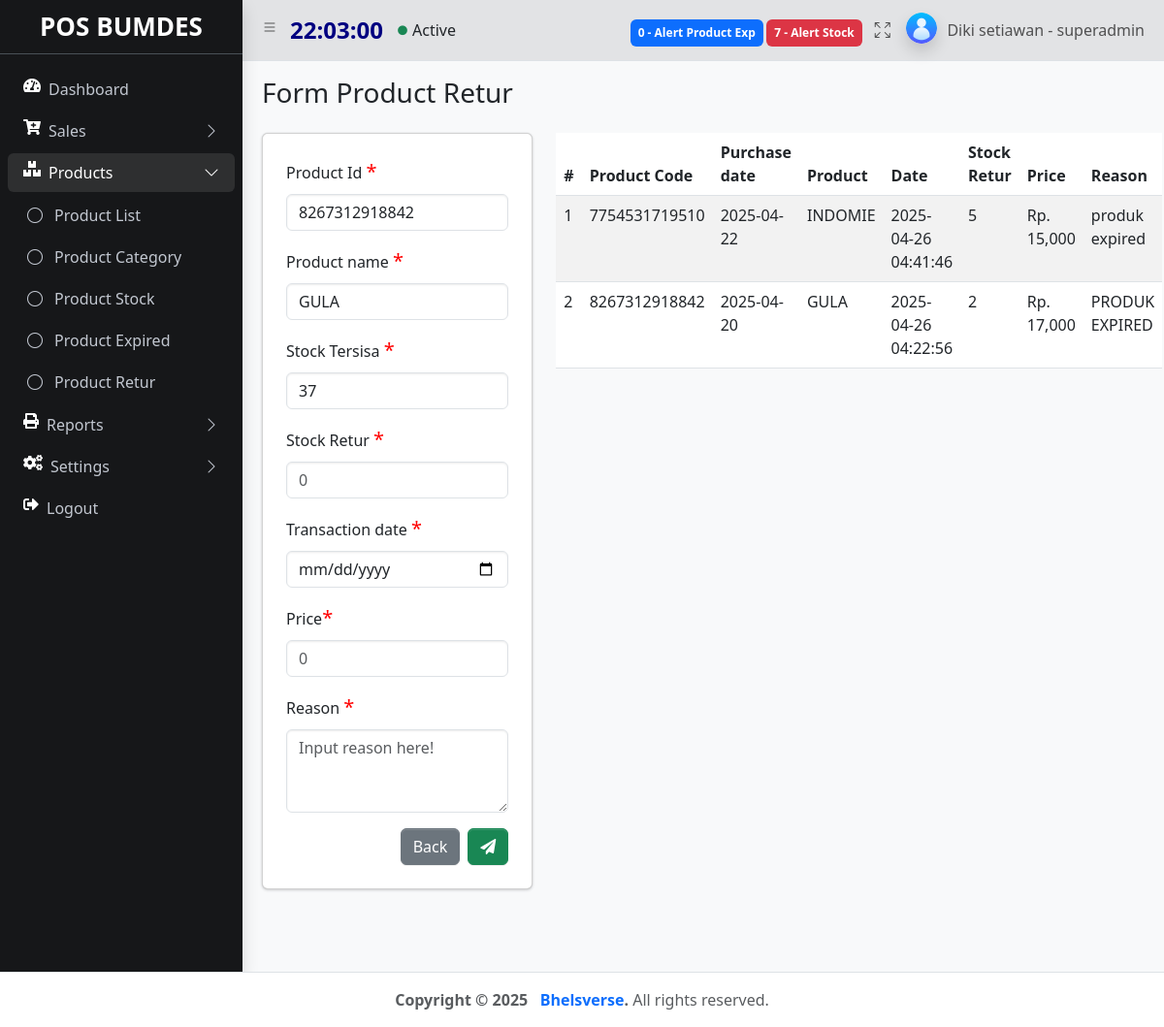
Screenshot of /index.php?&module=productRetur&action=form&id_produk=8267312918842 (signed in) with the database file from the repository.
### tables this page shows
CREATE TABLE `products` (
  `id` int(11) NOT NULL,
  `id_produk` varchar(50) NOT NULL,
  `nama_produk` varchar(100) NOT NULL,
  `id_kategori` varchar(11) NOT NULL,
  `stok` int(9) NOT NULL,
  `satuan` varchar(50) NOT NULL,
  `harga` int(9) NOT NULL,
  `product_exp` date DEFAULT NULL,
  `diskonitem` int(11) NOT NULL,
  `create_at` timestamp NOT NULL DEFAULT current_timestamp(),
  `update_at` timestamp NOT NULL DEFAULT current_timestamp()
);

CREATE TABLE `products_retur` (
  `id` int(11) NOT NULL,
  `id_produk` varchar(50) NOT NULL,
  `nama_produk` varchar(100) NOT NULL,
  `stok_retur` int(11) NOT NULL,
  `ket` text NOT NULL,
  `tgl` datetime NOT NULL DEFAULT current_timestamp(),
  `tgl_transaksi` date NOT NULL,
  `harga` int(11) NOT NULL
);

### function/helper.php (called while the page is built, shortened)
<?php
function rupiah($nilai = 0){
    $string = "Rp. " . number_format($nilai);
    return $string;
}
?>

### module/productRetur/form.php (the view, shortened to what this page needs)
<?php
    $id_produk =isset($_GET['id_produk']) ? $_GET['id_produk'] : false;
    $nama_produk ="";
    $stok="";
    if($id_produk){
        $sql = "SELECT * FROM products WHERE id_produk='$id_produk'";
        $query = mysqli_query($koneksi, $sql);
        $item = mysqli_fetch_array($query);
        $nama_produk = $item['nama_produk'];
        $stok = $item['stok'];
    }
?>
   <main class="app-main">
        <div class="app-content-header">
          <div class="container-fluid">
            <div class="row">
              <div class="col-sm-6"><h3 class="mb-0"> Form Product Retur </h3></div>
            </div>
          <div class="row mt-4 ">
            <div class="row justify-content-center">
              <div class="col-4">
                <div class="card p-4 align-item-center">
                <form action="<?php echo BASE_URL . "module/productRetur/action.php"; ?>" method="POST" enctype="multipart/form-data">
                    <div class="mb-3">
                      <label for="id_produk" class="form-label">Product Id <span style="color: red; font-size:20px">*</span></label>
                      <input type="text" class="form-control" id="id_produk" name="id_produk" aria-describedby="id_produk" placeholder="Contoh: PR001" value='<?= $id_produk ?>' readonly   >
                    </div>
                    <div class="mb-3">
                      <label for="nama_produk" class="form-label">Product name <span style="color: red; font-size:20px">*</span></label>
                      <input type="text" class="form-control" id="nama_produk"  name="nama_produk" aria-describedby="nama_produk" placeholder="Contoh: Indomie" value='<?= $nama_produk ?>' oninput="this.value = this.value.toUpperCase()" required readonly>
                    </div>
                    <div class="mb-3">
                      <label for="stok" class="form-label">Stock Tersisa <span style="color: red; font-size:20px">*</span></label>
                      <input type="number" class="form-control" id="stok"  name="stok"  aria-describedby="stok" placeholder="0" value='<?= $stok ?>'  readonly>
                    </div>
                    <div class="mb-3">
                      <label for="stok_retur" class="form-label">Stock Retur <span style="color: red; font-size:20px">*</span></label>
                      <input type="number" class="form-control" id="stok_retur"  name="stok_retur"  aria-describedby="stok_retur" placeholder="0" required autofocus>
                    </div>
                    <div class="mb-3">
                      <label for="tgl_transaksi" class="form-label">Transaction date <span style="color: red; font-size:20px">*</span></label>
                      <input type="date" class="form-control" id="tgl_transaksi"  name="tgl_transaksi"  aria-describedby="tgl_transaksi" placeholder="0" required autofocus>
                    </div>
                    <div class="mb-3">
                      <label for="harga" class="form-label">Price<span style="color: red; font-size:20px">*</span></label>
                      <input type="number" class="form-control" id="harga"  name="harga"  aria-describedby="harga" placeholder="0" required autofocus>
                    </div>
                    <div class="mb-3">
                      <label for="exampleFormControlTextarea1"  class="form-label"> Reason <span style="color: red; font-size:20px">*</span></label>
                      <textarea class="form-control" name="ket" id="exampleFormControlTextarea1" rows="3" placeholder="Input reason here!" required></textarea>
                    </div>
                    <div class="modal-footer">
                    <a href="<?= BASE_URL . "index.php?module=productRetur&action=list" ?>" class="btn btn-secondary me-2">Back</a>
                    <button type="submit" name="button" value="addupdate" class="btn btn-success"><i class="fas fa-paper-plane" style="color: #ffffff;"></i></button>
                  </div>
                  </form>
                  </div>
                </div>
                <div class="col-8">
                <table id="example" class="table table-striped">
                                <thead>
                                  <tr>
                                    <th scope="col">#</th>
                                    <th scope="col">Product Code</th>
                                    <th scope="col">Purchase date</th>
                                    <th scope="col">Product </th>
                                    <th scope="col">Date</th>
                                    <th scope="col">Stock Retur</th>
                                    <th scope="col">Price</th>
                                    <th scope="col">Reason</th>
                                  </tr>
                                </thead>
                                <tbody>
                            <?php
                            $query = "SELECT * FROM products_retur ";
                            $query .= "ORDER BY id DESC";
                            $result = mysqli_query($koneksi, $query);
                            if($result->num_rows > 0){
                                $no=1;
                            while ($item = mysqli_fetch_assoc($result)) {
                              echo "
                                  <tr>
                                    <td>$no</td>
                                    <td>$item[id_produk]</td>
                                    <td>$item[tgl_transaksi]</td>
                                    <td>$item[nama_produk]</td>
                                    <td>$item[tgl]</td>
                                    <td>$item[stok_retur]</td>
                                    <td> ".rupiah($item['harga'])."</td>
                                    <td>$item[ket]</td>
                                   ";
                                  $no++;
                                };
                              }else{
                                echo '<script>Swal.fire({
                                title: "Product retur list is empty!",
                                text: "You clicked the button!",
                                icon: "warning"
                              });</script>';
                              } ?>
                                </tbody>
                              </table>
                  </div>
                </div>
              </div>
            </div>
          </div>
        </div>

### rows the page displays
products: nama_produk "GULA", stok "37"
products_retur: id_produk "7754531719510", tgl_transaksi "2025-04-22", nama_produk "INDOMIE", tgl "2025-04-26 04:41:46", stok_retur "5", harga "Rp. 15,000", ket "produk expired"
products_retur: id_produk "8267312918842", tgl_transaksi "2025-04-20", nama_produk "GULA", tgl "2025-04-26 04:22:56", stok_retur "2", harga "Rp. 17,000", ket "PRODUK EXPIRED"

### other values shown
$notifalertexp "0"
$notifalert "7"
$nama "Diki setiawan"
$role "superadmin"
